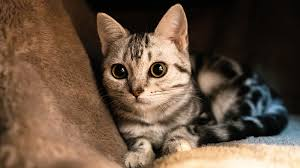
#> input picture cat_face.jpg, 300 x 168 px
$ python cat.py
#> lines starting #> are read from the running program, lines starting #| are printed output that depends on the picture; after the words box and inside, x2 and y2 are one past the last pixel; in counts of white or black regions, pixels touching at a corner belong together
import cv2

face_cascade=cv2.CascadeClassifier("haarcascade_frontalcatface.xml")

img=cv2.imread("cat_face.jpg")
#> img is the input picture: shape (168, 300, 3); mean B, G, R 65.6, 83.2, 104.8

gray=cv2.cvtColor(img,cv2.COLOR_BGR2GRAY)
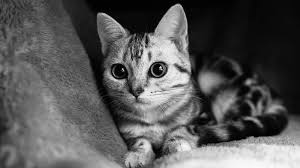
#> gray: shape (168, 300); min 0, max 251, mean 87.6

faces=face_cascade.detectMultiScale(gray,scaleFactor=1.01,minNeighbors=5)
#> faces = [[96, 37, 82, 82]]


for x,y,w,h in faces:
	img=cv2.rectangle(img,(x,y),(x+w,y+h),(0,255,0),3)
#> this loop made 1 pass
#> pass 1, `img=cv2.rectangle(img,(x,y),(x+w,y+h),(0,255,0),3)`:
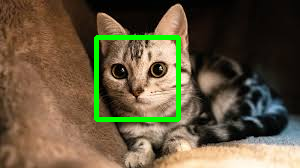
#> img: shape (168, 300, 3); 3.23% of pixels changed, all inside (x1, y1, x2, y2) = (94, 35, 181, 122)


cv2.imshow("cat face",img)
cv2.waitKey()
